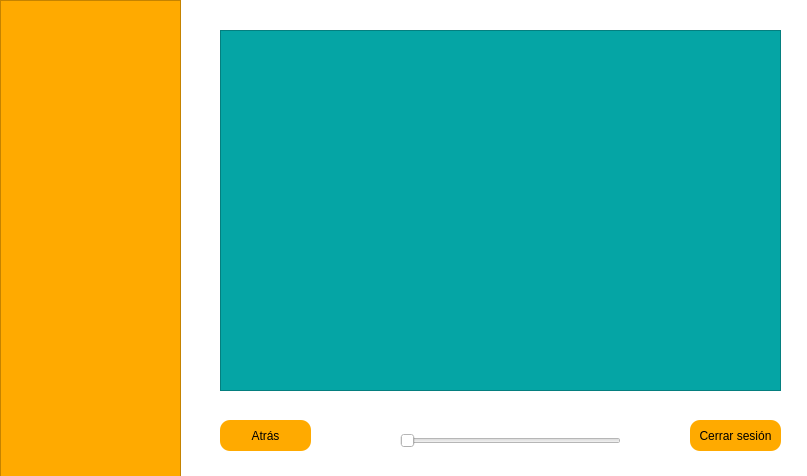
<?xml version="1.0" encoding="UTF-8"?>
<ui version="4.0">
 <class>Form</class>
 <widget class="QWidget" name="Form">
  <property name="geometry">
   <rect>
    <x>0</x>
    <y>0</y>
    <width>807</width>
    <height>476</height>
   </rect>
  </property>
  <property name="windowTitle">
   <string>Form</string>
  </property>
  <widget class="QWidget" name="widget" native="true">
   <property name="geometry">
    <rect>
     <x>0</x>
     <y>0</y>
     <width>807</width>
     <height>477</height>
    </rect>
   </property>
   <property name="styleSheet">
    <string notr="true">background-color: rgb(255, 255, 255);</string>
   </property>
   <widget class="QSlider" name="horizontalSlider">
    <property name="geometry">
     <rect>
      <x>400</x>
      <y>430</y>
      <width>221</width>
      <height>22</height>
     </rect>
    </property>
    <property name="cursor">
     <cursorShape>ClosedHandCursor</cursorShape>
    </property>
    <property name="styleSheet">
     <string notr="true"/>
    </property>
    <property name="maximum">
     <number>140</number>
    </property>
    <property name="pageStep">
     <number>1</number>
    </property>
    <property name="orientation">
     <enum>Qt::Horizontal</enum>
    </property>
   </widget>
   <widget class="QFrame" name="frame_2">
    <property name="geometry">
     <rect>
      <x>220</x>
      <y>30</y>
      <width>561</width>
      <height>361</height>
     </rect>
    </property>
    <property name="styleSheet">
     <string notr="true">background-color: rgb(5, 165, 165);</string>
    </property>
    <property name="frameShape">
     <enum>QFrame::StyledPanel</enum>
    </property>
    <property name="frameShadow">
     <enum>QFrame::Raised</enum>
    </property>
   </widget>
   <widget class="QFrame" name="frame_3">
    <property name="geometry">
     <rect>
      <x>0</x>
      <y>0</y>
      <width>181</width>
      <height>477</height>
     </rect>
    </property>
    <property name="styleSheet">
     <string notr="true">background-color: rgb(5, 165, 165);
background-color: rgb(255, 170, 0);</string>
    </property>
    <property name="frameShape">
     <enum>QFrame::StyledPanel</enum>
    </property>
    <property name="frameShadow">
     <enum>QFrame::Raised</enum>
    </property>
   </widget>
   <widget class="QPushButton" name="Iniciarsesin">
    <property name="geometry">
     <rect>
      <x>690</x>
      <y>420</y>
      <width>91</width>
      <height>31</height>
     </rect>
    </property>
    <property name="cursor">
     <cursorShape>PointingHandCursor</cursorShape>
    </property>
    <property name="styleSheet">
     <string notr="true">background-color: rgb(255, 170, 0);
border-radius:10px</string>
    </property>
    <property name="text">
     <string>Cerrar sesión</string>
    </property>
   </widget>
   <widget class="QPushButton" name="Iniciarsesin_2">
    <property name="geometry">
     <rect>
      <x>220</x>
      <y>420</y>
      <width>91</width>
      <height>31</height>
     </rect>
    </property>
    <property name="cursor">
     <cursorShape>PointingHandCursor</cursorShape>
    </property>
    <property name="styleSheet">
     <string notr="true">background-color: rgb(255, 170, 0);
border-radius:10px</string>
    </property>
    <property name="text">
     <string>Atrás</string>
    </property>
   </widget>
  </widget>
 </widget>
 <resources>
  <include location="images diseño ui/1-logo-ico.png"/>
 </resources>
 <connections/>
</ui>
